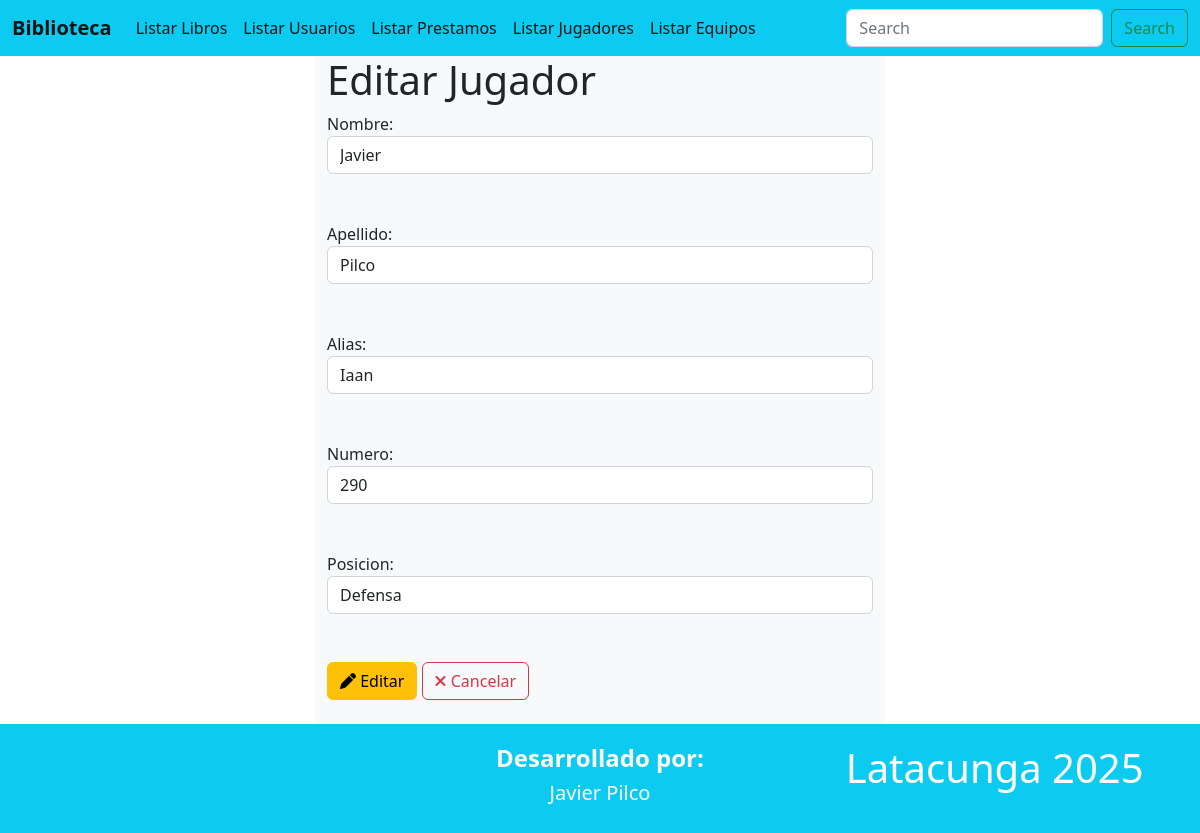
The page /editarJugador/1 on the database its author committed.
### Aplicaciones/Control/models.py (models this page shows, shortened)
class Jugador(models.Model):
    id = models.AutoField(primary_key=True)
    nombre = models.CharField(max_length=20)
    apellido = models.CharField(max_length=200)
    alias = models.CharField(max_length=100)
    numero = models.CharField(max_length=100)
    posicion = models.CharField(max_length=100)

### Aplicaciones/Control/views.py (the view)
# urls.py: path('editarJugador/<int:id>', views.editarJugador),
def editarJugador(request, id):
    jugador = Jugador.objects.get(id=id)
    return render(request, "editarJugador.html", {'jugadorEditar': jugador})

### Aplicaciones/Control/templates/editarJugador.html (shortened to what this page needs)
{% extends './plantilla.html' %}
{% block contenido %}
<div class="row">
    <div class="col-md-3"></div>
    <div class="col-md-6 bg-light">
        <h1>Editar Jugador</h1>
        <form action="/procesarEdicionJugador" method="post">
            <label for="">Nombre:</label><br>
            <input class="form-control" type="text" name="nombre" id="nombre" value="{{ jugadorEditar.nombre }}"> <br><br>
            <label for="">Apellido:</label><br>
            <input class="form-control" type="text" name="apellido" id="apellido" value="{{ jugadorEditar.apellido }}"> <br><br>
            <label for="">Alias:</label><br>
            <input class="form-control" type="text" name="alias" id="alias" value="{{ jugadorEditar.alias }}"> <br><br>
            <label for="">Numero:</label><br>
            <input class="form-control" type="text" name="numero" id="numero" value="{{ jugadorEditar.numero }}"> <br><br>
            <label for="">Posicion:</label><br>
            <input class="form-control" type="text" name="posicion" id="posicion" value="{{ jugadorEditar.posicion }}"> <br><br>
            <button class="btn btn-warning" type="submit">
                <i class="fa fa-pen"></i> Editar
            </button>
            <a class="btn btn-outline-danger" href="/jugadores">
                <i class="fa fa-times"></i> Cancelar
            </a>
        </form>
        <br>
    </div>
    <div class="col-md-3"></div>
</div>
{% endblock %}

### rows shown on the page
Jugador: nombre "Javier", apellido "Pilco", alias "Iaan", numero "290", posicion "Defensa"
